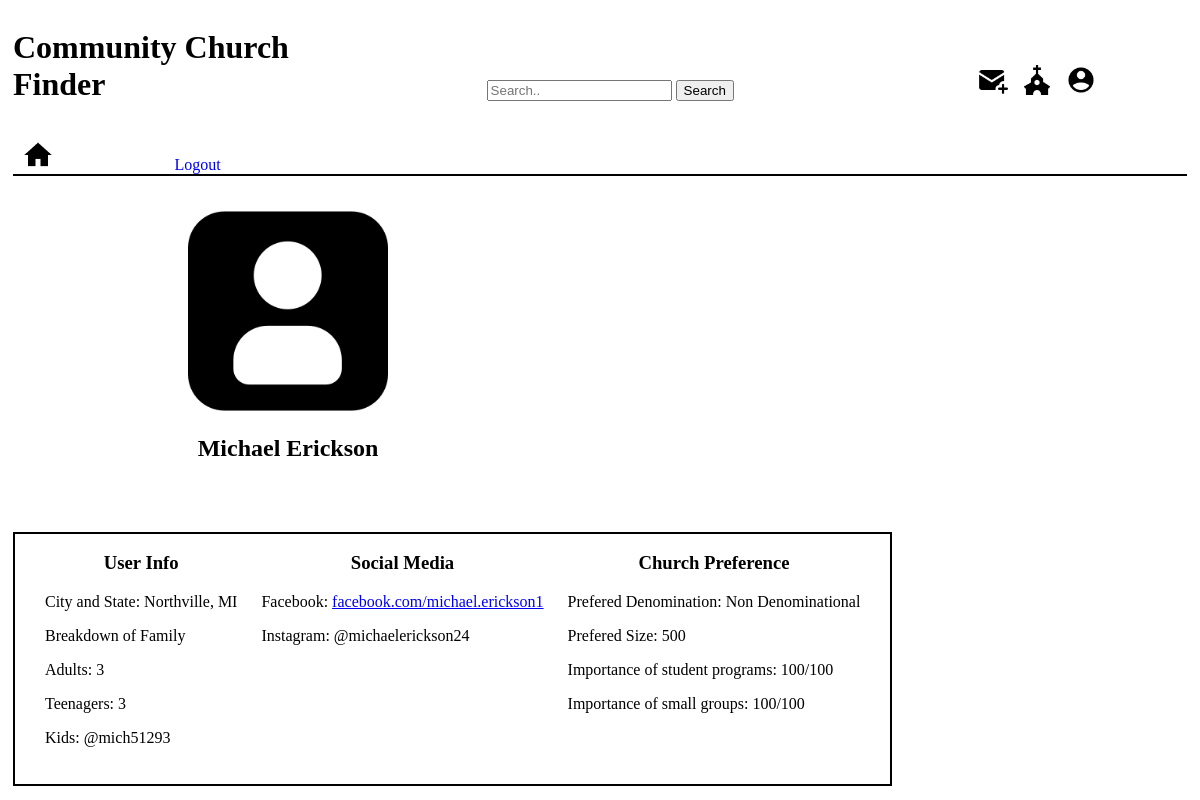
The page /user_profile/1 on the database as committed earlier.
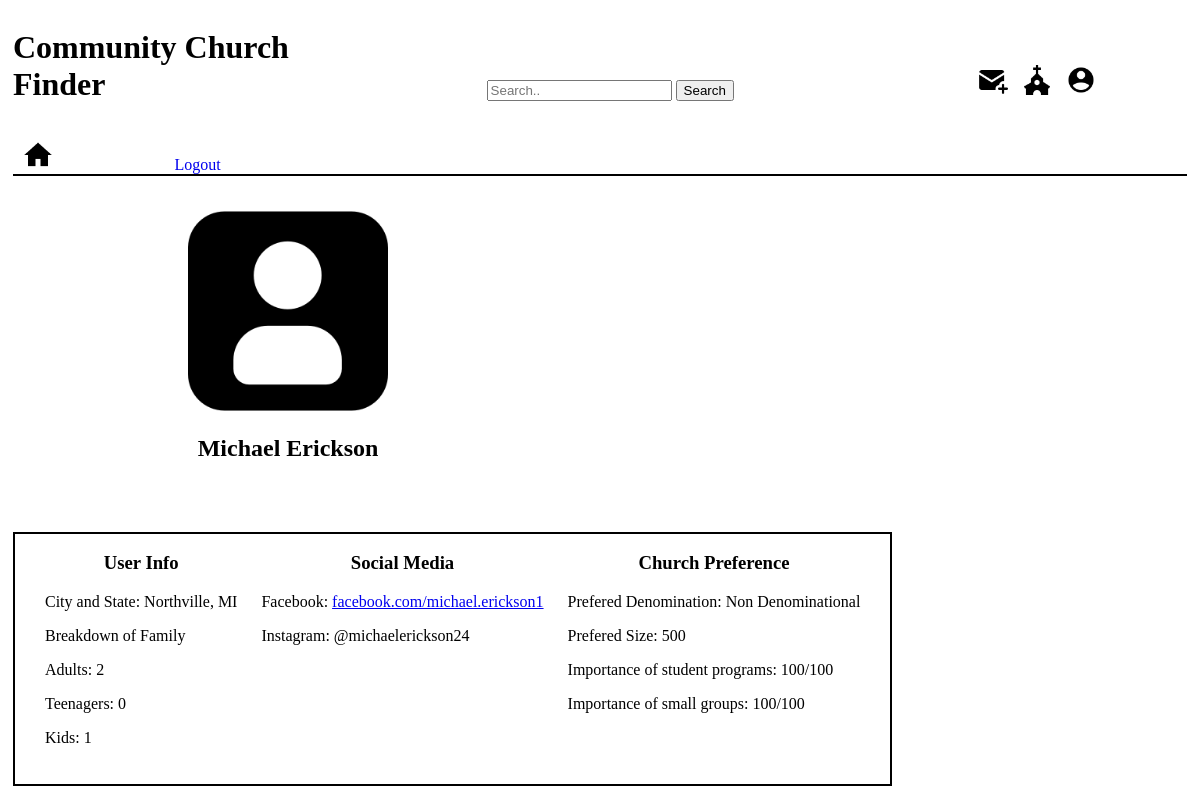
The same page on the database as committed later.
### church_app/models.py (models this page shows)
class User(models.Model):
    first_name=models.CharField(max_length=255)
    last_name=models.CharField(max_length=255)
    email=models.CharField(max_length=255)
    password=models.CharField(max_length=255)
    age=models.CharField(max_length=20)
    user_address=models.CharField(max_length=255)
    user_city=models.CharField(max_length=255)
    user_state=models.CharField(max_length=2)
    user_email=models.CharField(max_length=255)
    user_facebook=models.CharField(max_length=255)
    user_instagram=models.CharField(max_length=255)
    adults=models.CharField(max_length=255)
    teens=models.CharField(max_length=255)
    kids=models.CharField(max_length=255)
    user_phone=models.CharField(max_length=255)
    denomination=models.CharField(max_length=255)
    church_size=models.CharField(max_length=255)
    student_programs=models.CharField(max_length=255)
    small_groups=models.CharField(max_length=255)
    user_info_other=models.TextField()
    created_at=models.DateTimeField(auto_now_add=True)
    updated_at=models.DateTimeField(auto_now=True)
    objects=UserManager()

### church_app/views.py (the view)
# urls.py: path('user_profile/<int:user_id>', views.user_profile),
def user_profile(request, user_id):
    context={
        'one_user': User.objects.get(id=user_id)
    }
    return render(request, "user/user_profile.html", context)

### church_app/templates/user/user_profile.html (shortened to what this page needs)
{% extends "base.html" %}
    {% load static %}
    {% block content %}
    <link rel="stylesheet" href="{% static 'profile.css' %}">
</head>
<body>
    <div id="profilepic">
        <img id="profile" src="{% static '/profile_pic.png' %}" alt="profile pic">
        <h2>{{one_user.first_name}} {{one_user.last_name}}</h2>
    </div>
    <div id="user_info">
        <div id="info_one">
            <h3>User Info</h3>
            <p>City and State: {{one_user.user_city}}, {{one_user.user_state}}</p>
            <p>Breakdown of Family</p>
            <p>Adults: {{one_user.adults}}</p>
            <p>Teenagers: {{one_user.teens}}</p>
            <p>Kids: {{one_user.kids}}</p>
        </div>
        <div id="info_two">
            <h3>Social Media</h3>
            <p>Facebook: <a href="https://www.{{one_user.user_facebook}}">{{one_user.user_facebook}}</a></p>
            <p>Instagram: {{one_user.user_instagram}}</p>
        </div>
        <div id="info_three">
            <h3>Church Preference</h3>
            <p>Prefered Denomination: {{one_user.denomination}}</p>
            <p>Prefered Size: {{one_user.church_size}}</p>
            <p>Importance of student programs: {{one_user.student_programs}}/100</p>
            <p>Importance of small groups: {{one_user.small_groups}}/100</p>
            </div>
    </div>
    {% endblock %}

Rows that differ between the two databases and show on the page:
changed User "Michael": adults "3" → "2"; teens "3" → "0"; kids "@mich51293" → "1"
